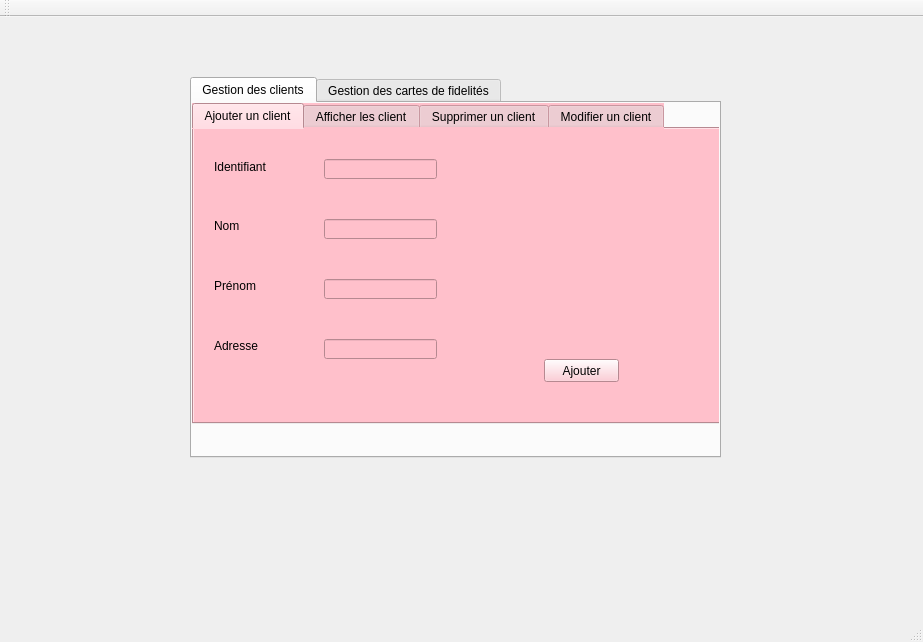
<?xml version="1.0" encoding="UTF-8"?>
<ui version="4.0">
 <class>Gestion_des_clients</class>
 <widget class="QMainWindow" name="Gestion_des_clients">
  <property name="geometry">
   <rect>
    <x>0</x>
    <y>0</y>
    <width>923</width>
    <height>642</height>
   </rect>
  </property>
  <property name="windowTitle">
   <string>Gestion_des_clients</string>
  </property>
  <widget class="QWidget" name="centralWidget">
   <widget class="QTabWidget" name="tabWidget_2">
    <property name="geometry">
     <rect>
      <x>190</x>
      <y>60</y>
      <width>531</width>
      <height>381</height>
     </rect>
    </property>
    <property name="currentIndex">
     <number>0</number>
    </property>
    <widget class="QWidget" name="tab_4">
     <attribute name="title">
      <string>Gestion des clients</string>
     </attribute>
     <widget class="QTabWidget" name="tabWidget">
      <property name="geometry">
       <rect>
        <x>0</x>
        <y>0</y>
        <width>531</width>
        <height>321</height>
       </rect>
      </property>
      <property name="autoFillBackground">
       <bool>false</bool>
      </property>
      <property name="styleSheet">
       <string notr="true">background-color:pink;</string>
      </property>
      <property name="currentIndex">
       <number>0</number>
      </property>
      <widget class="QWidget" name="tab">
       <attribute name="title">
        <string>Ajouter un client</string>
       </attribute>
       <widget class="QLabel" name="label">
        <property name="geometry">
         <rect>
          <x>20</x>
          <y>30</y>
          <width>61</width>
          <height>16</height>
         </rect>
        </property>
        <property name="text">
         <string>Identifiant</string>
        </property>
       </widget>
       <widget class="QLabel" name="label_2">
        <property name="geometry">
         <rect>
          <x>20</x>
          <y>90</y>
          <width>47</width>
          <height>13</height>
         </rect>
        </property>
        <property name="text">
         <string>Nom</string>
        </property>
       </widget>
       <widget class="QLabel" name="label_3">
        <property name="geometry">
         <rect>
          <x>20</x>
          <y>150</y>
          <width>47</width>
          <height>13</height>
         </rect>
        </property>
        <property name="text">
         <string>Prénom</string>
        </property>
       </widget>
       <widget class="QLineEdit" name="lineEdit_id">
        <property name="geometry">
         <rect>
          <x>130</x>
          <y>30</y>
          <width>113</width>
          <height>20</height>
         </rect>
        </property>
       </widget>
       <widget class="QLineEdit" name="lineEdit_nom">
        <property name="geometry">
         <rect>
          <x>130</x>
          <y>90</y>
          <width>113</width>
          <height>20</height>
         </rect>
        </property>
       </widget>
       <widget class="QLineEdit" name="lineEdit_prenom">
        <property name="geometry">
         <rect>
          <x>130</x>
          <y>150</y>
          <width>113</width>
          <height>20</height>
         </rect>
        </property>
       </widget>
       <widget class="QPushButton" name="pb_ajouter">
        <property name="geometry">
         <rect>
          <x>350</x>
          <y>230</y>
          <width>75</width>
          <height>23</height>
         </rect>
        </property>
        <property name="text">
         <string>Ajouter</string>
        </property>
       </widget>
       <widget class="QLabel" name="label_5">
        <property name="geometry">
         <rect>
          <x>20</x>
          <y>210</y>
          <width>47</width>
          <height>13</height>
         </rect>
        </property>
        <property name="text">
         <string>Adresse</string>
        </property>
       </widget>
       <widget class="QLineEdit" name="lineEdit_prenom_2">
        <property name="geometry">
         <rect>
          <x>130</x>
          <y>210</y>
          <width>113</width>
          <height>20</height>
         </rect>
        </property>
       </widget>
       <widget class="QLabel" name="label_8">
        <property name="geometry">
         <rect>
          <x>-20</x>
          <y>-80</y>
          <width>581</width>
          <height>471</height>
         </rect>
        </property>
        <property name="text">
         <string/>
        </property>
       </widget>
       <zorder>label_8</zorder>
       <zorder>lineEdit_prenom_2</zorder>
       <zorder>label</zorder>
       <zorder>label_3</zorder>
       <zorder>label_2</zorder>
       <zorder>pb_ajouter</zorder>
       <zorder>label_5</zorder>
       <zorder>lineEdit_prenom</zorder>
       <zorder>lineEdit_nom</zorder>
       <zorder>lineEdit_id</zorder>
      </widget>
      <widget class="QWidget" name="tab_2">
       <attribute name="title">
        <string>Afficher les client</string>
       </attribute>
       <widget class="QTableView" name="tabetudiant">
        <property name="geometry">
         <rect>
          <x>10</x>
          <y>10</y>
          <width>441</width>
          <height>211</height>
         </rect>
        </property>
       </widget>
       <widget class="QPushButton" name="Trier2">
        <property name="geometry">
         <rect>
          <x>20</x>
          <y>250</y>
          <width>93</width>
          <height>28</height>
         </rect>
        </property>
        <property name="styleSheet">
         <string notr="true">background-color: qconicalgradient(cx:0.5, cy:0.5, angle:0, stop:0 rgba(35, 40, 3, 255), stop:0.16 rgba(136, 106, 22, 255), stop:0.225 rgba(166, 140, 41, 255), stop:0.285 rgba(204, 181, 74, 255), stop:0.345 rgba(235, 219, 102, 255), stop:0.415 rgba(245, 236, 112, 255), stop:0.52 rgba(209, 190, 76, 255), stop:0.57 rgba(187, 156, 51, 255), stop:0.635 rgba(168, 142, 42, 255), stop:0.695 rgba(202, 174, 68, 255), stop:0.75 rgba(218, 202, 86, 255), stop:0.815 rgba(208, 187, 73, 255), stop:0.88 rgba(187, 156, 51, 255), stop:0.935 rgba(137, 108, 26, 255), stop:1 rgba(35, 40, 3, 255));</string>
        </property>
        <property name="text">
         <string>Trier</string>
        </property>
       </widget>
       <widget class="QLineEdit" name="lineEdit">
        <property name="geometry">
         <rect>
          <x>220</x>
          <y>250</y>
          <width>221</width>
          <height>22</height>
         </rect>
        </property>
       </widget>
      </widget>
      <widget class="QWidget" name="tab_3">
       <attribute name="title">
        <string>Supprimer un client</string>
       </attribute>
       <widget class="QLineEdit" name="lineEdit_id_2">
        <property name="geometry">
         <rect>
          <x>140</x>
          <y>30</y>
          <width>113</width>
          <height>20</height>
         </rect>
        </property>
       </widget>
       <widget class="QLabel" name="label_4">
        <property name="geometry">
         <rect>
          <x>20</x>
          <y>30</y>
          <width>61</width>
          <height>16</height>
         </rect>
        </property>
        <property name="text">
         <string>Identifiant</string>
        </property>
       </widget>
       <widget class="QPushButton" name="pb_supprimer">
        <property name="geometry">
         <rect>
          <x>240</x>
          <y>140</y>
          <width>75</width>
          <height>23</height>
         </rect>
        </property>
        <property name="styleSheet">
         <string notr="true">background-color: qconicalgradient(cx:0.5, cy:0.5, angle:0, stop:0 rgba(35, 40, 3, 255), stop:0.16 rgba(136, 106, 22, 255), stop:0.225 rgba(166, 140, 41, 255), stop:0.285 rgba(204, 181, 74, 255), stop:0.345 rgba(235, 219, 102, 255), stop:0.415 rgba(245, 236, 112, 255), stop:0.52 rgba(209, 190, 76, 255), stop:0.57 rgba(187, 156, 51, 255), stop:0.635 rgba(168, 142, 42, 255), stop:0.695 rgba(202, 174, 68, 255), stop:0.75 rgba(218, 202, 86, 255), stop:0.815 rgba(208, 187, 73, 255), stop:0.88 rgba(187, 156, 51, 255), stop:0.935 rgba(137, 108, 26, 255), stop:1 rgba(35, 40, 3, 255));</string>
        </property>
        <property name="text">
         <string>Supprimer</string>
        </property>
       </widget>
      </widget>
      <widget class="QWidget" name="tab_5">
       <attribute name="title">
        <string>Modifier un client</string>
       </attribute>
       <widget class="QLabel" name="label_9">
        <property name="geometry">
         <rect>
          <x>20</x>
          <y>150</y>
          <width>47</width>
          <height>13</height>
         </rect>
        </property>
        <property name="text">
         <string>Prénom</string>
        </property>
       </widget>
       <widget class="QLabel" name="label_10">
        <property name="geometry">
         <rect>
          <x>20</x>
          <y>30</y>
          <width>61</width>
          <height>16</height>
         </rect>
        </property>
        <property name="text">
         <string>Identifiant</string>
        </property>
       </widget>
       <widget class="QLabel" name="label_11">
        <property name="geometry">
         <rect>
          <x>20</x>
          <y>90</y>
          <width>47</width>
          <height>13</height>
         </rect>
        </property>
        <property name="text">
         <string>Nom</string>
        </property>
       </widget>
       <widget class="QLineEdit" name="lineEdit_id_3">
        <property name="geometry">
         <rect>
          <x>130</x>
          <y>30</y>
          <width>113</width>
          <height>20</height>
         </rect>
        </property>
       </widget>
       <widget class="QLineEdit" name="lineEdit_nom_2">
        <property name="geometry">
         <rect>
          <x>130</x>
          <y>90</y>
          <width>113</width>
          <height>20</height>
         </rect>
        </property>
       </widget>
       <widget class="QLineEdit" name="lineEdit_prenom_3">
        <property name="geometry">
         <rect>
          <x>130</x>
          <y>210</y>
          <width>113</width>
          <height>20</height>
         </rect>
        </property>
       </widget>
       <widget class="QPushButton" name="pb_modifier">
        <property name="geometry">
         <rect>
          <x>350</x>
          <y>230</y>
          <width>75</width>
          <height>23</height>
         </rect>
        </property>
        <property name="styleSheet">
         <string notr="true">background-color: qconicalgradient(cx:0.5, cy:0.5, angle:0, stop:0 rgba(35, 40, 3, 255), stop:0.16 rgba(136, 106, 22, 255), stop:0.225 rgba(166, 140, 41, 255), stop:0.285 rgba(204, 181, 74, 255), stop:0.345 rgba(235, 219, 102, 255), stop:0.415 rgba(245, 236, 112, 255), stop:0.52 rgba(209, 190, 76, 255), stop:0.57 rgba(187, 156, 51, 255), stop:0.635 rgba(168, 142, 42, 255), stop:0.695 rgba(202, 174, 68, 255), stop:0.75 rgba(218, 202, 86, 255), stop:0.815 rgba(208, 187, 73, 255), stop:0.88 rgba(187, 156, 51, 255), stop:0.935 rgba(137, 108, 26, 255), stop:1 rgba(35, 40, 3, 255));</string>
        </property>
        <property name="text">
         <string>Modifier</string>
        </property>
       </widget>
       <widget class="QLabel" name="label_12">
        <property name="geometry">
         <rect>
          <x>20</x>
          <y>210</y>
          <width>47</width>
          <height>13</height>
         </rect>
        </property>
        <property name="text">
         <string>Adresse</string>
        </property>
       </widget>
       <widget class="QLineEdit" name="lineEdit_prenom_4">
        <property name="geometry">
         <rect>
          <x>130</x>
          <y>150</y>
          <width>113</width>
          <height>20</height>
         </rect>
        </property>
       </widget>
      </widget>
     </widget>
     <widget class="QLabel" name="label_7">
      <property name="geometry">
       <rect>
        <x>-16</x>
        <y>-45</y>
        <width>581</width>
        <height>471</height>
       </rect>
      </property>
      <property name="text">
       <string/>
      </property>
     </widget>
     <zorder>label_7</zorder>
     <zorder>tabWidget</zorder>
    </widget>
    <widget class="QWidget" name="tab_6">
     <attribute name="title">
      <string>Gestion des cartes de fidelités</string>
     </attribute>
     <widget class="QTabWidget" name="tabWidget_3">
      <property name="geometry">
       <rect>
        <x>0</x>
        <y>10</y>
        <width>751</width>
        <height>311</height>
       </rect>
      </property>
      <property name="autoFillBackground">
       <bool>false</bool>
      </property>
      <property name="styleSheet">
       <string notr="true">background-color:pink;</string>
      </property>
      <property name="currentIndex">
       <number>3</number>
      </property>
      <widget class="QWidget" name="tab_7">
       <attribute name="title">
        <string>Ajouter une carte</string>
       </attribute>
       <widget class="QLabel" name="label_13">
        <property name="geometry">
         <rect>
          <x>20</x>
          <y>30</y>
          <width>61</width>
          <height>16</height>
         </rect>
        </property>
        <property name="text">
         <string>Identifiant</string>
        </property>
       </widget>
       <widget class="QLabel" name="label_14">
        <property name="geometry">
         <rect>
          <x>30</x>
          <y>80</y>
          <width>47</width>
          <height>13</height>
         </rect>
        </property>
        <property name="text">
         <string>Nom</string>
        </property>
       </widget>
       <widget class="QLineEdit" name="lineEdit_id_4">
        <property name="geometry">
         <rect>
          <x>130</x>
          <y>30</y>
          <width>113</width>
          <height>20</height>
         </rect>
        </property>
       </widget>
       <widget class="QLineEdit" name="lineEdit_nomFidA">
        <property name="geometry">
         <rect>
          <x>130</x>
          <y>80</y>
          <width>113</width>
          <height>20</height>
         </rect>
        </property>
       </widget>
       <widget class="QPushButton" name="pb_ajouter_2">
        <property name="geometry">
         <rect>
          <x>350</x>
          <y>212</y>
          <width>75</width>
          <height>41</height>
         </rect>
        </property>
        <property name="styleSheet">
         <string notr="true">background-color: qconicalgradient(cx:0.5, cy:0.5, angle:0, stop:0 rgba(35, 40, 3, 255), stop:0.16 rgba(136, 106, 22, 255), stop:0.225 rgba(166, 140, 41, 255), stop:0.285 rgba(204, 181, 74, 255), stop:0.345 rgba(235, 219, 102, 255), stop:0.415 rgba(245, 236, 112, 255), stop:0.52 rgba(209, 190, 76, 255), stop:0.57 rgba(187, 156, 51, 255), stop:0.635 rgba(168, 142, 42, 255), stop:0.695 rgba(202, 174, 68, 255), stop:0.75 rgba(218, 202, 86, 255), stop:0.815 rgba(208, 187, 73, 255), stop:0.88 rgba(187, 156, 51, 255), stop:0.935 rgba(137, 108, 26, 255), stop:1 rgba(35, 40, 3, 255));</string>
        </property>
        <property name="text">
         <string>Ajouter</string>
        </property>
       </widget>
       <widget class="QLabel" name="label_19">
        <property name="geometry">
         <rect>
          <x>10</x>
          <y>130</y>
          <width>111</width>
          <height>16</height>
         </rect>
        </property>
        <property name="text">
         <string>Nombre de points</string>
        </property>
       </widget>
       <widget class="QLabel" name="label_20">
        <property name="geometry">
         <rect>
          <x>20</x>
          <y>30</y>
          <width>61</width>
          <height>16</height>
         </rect>
        </property>
        <property name="text">
         <string>Identifiant</string>
        </property>
       </widget>
       <widget class="QLineEdit" name="lineEdit_idFidA">
        <property name="geometry">
         <rect>
          <x>130</x>
          <y>30</y>
          <width>113</width>
          <height>20</height>
         </rect>
        </property>
       </widget>
       <widget class="QLineEdit" name="lineEdit_dateDFidA">
        <property name="geometry">
         <rect>
          <x>130</x>
          <y>170</y>
          <width>113</width>
          <height>20</height>
         </rect>
        </property>
       </widget>
       <widget class="QLineEdit" name="lineEdit_dateEFidA">
        <property name="geometry">
         <rect>
          <x>130</x>
          <y>220</y>
          <width>113</width>
          <height>20</height>
         </rect>
        </property>
       </widget>
       <widget class="QLabel" name="label_22">
        <property name="geometry">
         <rect>
          <x>10</x>
          <y>170</y>
          <width>91</width>
          <height>20</height>
         </rect>
        </property>
        <property name="text">
         <string>Date debut</string>
        </property>
       </widget>
       <widget class="QLineEdit" name="lineEdit_nombreFidA">
        <property name="geometry">
         <rect>
          <x>130</x>
          <y>130</y>
          <width>113</width>
          <height>20</height>
         </rect>
        </property>
       </widget>
       <widget class="QLabel" name="label_23">
        <property name="geometry">
         <rect>
          <x>10</x>
          <y>220</y>
          <width>91</width>
          <height>16</height>
         </rect>
        </property>
        <property name="text">
         <string>Date Expiration</string>
        </property>
       </widget>
      </widget>
      <widget class="QWidget" name="tab_8">
       <attribute name="title">
        <string>Afficher les cartes</string>
       </attribute>
       <widget class="QTableView" name="tabetudiant_2">
        <property name="geometry">
         <rect>
          <x>10</x>
          <y>10</y>
          <width>441</width>
          <height>341</height>
         </rect>
        </property>
       </widget>
       <widget class="QPushButton" name="Trier">
        <property name="geometry">
         <rect>
          <x>20</x>
          <y>250</y>
          <width>93</width>
          <height>28</height>
         </rect>
        </property>
        <property name="styleSheet">
         <string notr="true">background-color: qconicalgradient(cx:0.5, cy:0.5, angle:0, stop:0 rgba(35, 40, 3, 255), stop:0.16 rgba(136, 106, 22, 255), stop:0.225 rgba(166, 140, 41, 255), stop:0.285 rgba(204, 181, 74, 255), stop:0.345 rgba(235, 219, 102, 255), stop:0.415 rgba(245, 236, 112, 255), stop:0.52 rgba(209, 190, 76, 255), stop:0.57 rgba(187, 156, 51, 255), stop:0.635 rgba(168, 142, 42, 255), stop:0.695 rgba(202, 174, 68, 255), stop:0.75 rgba(218, 202, 86, 255), stop:0.815 rgba(208, 187, 73, 255), stop:0.88 rgba(187, 156, 51, 255), stop:0.935 rgba(137, 108, 26, 255), stop:1 rgba(35, 40, 3, 255));</string>
        </property>
        <property name="text">
         <string>Trier</string>
        </property>
       </widget>
      </widget>
      <widget class="QWidget" name="tab_9">
       <attribute name="title">
        <string>Supprimer une carte</string>
       </attribute>
       <widget class="QLineEdit" name="lineEdit_id_5">
        <property name="geometry">
         <rect>
          <x>140</x>
          <y>30</y>
          <width>113</width>
          <height>20</height>
         </rect>
        </property>
       </widget>
       <widget class="QLabel" name="label_18">
        <property name="geometry">
         <rect>
          <x>20</x>
          <y>30</y>
          <width>61</width>
          <height>16</height>
         </rect>
        </property>
        <property name="text">
         <string>Identifiant</string>
        </property>
       </widget>
       <widget class="QPushButton" name="pb_supprimer_2">
        <property name="geometry">
         <rect>
          <x>240</x>
          <y>140</y>
          <width>75</width>
          <height>23</height>
         </rect>
        </property>
        <property name="styleSheet">
         <string notr="true">background-color: qconicalgradient(cx:0.5, cy:0.5, angle:0, stop:0 rgba(35, 40, 3, 255), stop:0.16 rgba(136, 106, 22, 255), stop:0.225 rgba(166, 140, 41, 255), stop:0.285 rgba(204, 181, 74, 255), stop:0.345 rgba(235, 219, 102, 255), stop:0.415 rgba(245, 236, 112, 255), stop:0.52 rgba(209, 190, 76, 255), stop:0.57 rgba(187, 156, 51, 255), stop:0.635 rgba(168, 142, 42, 255), stop:0.695 rgba(202, 174, 68, 255), stop:0.75 rgba(218, 202, 86, 255), stop:0.815 rgba(208, 187, 73, 255), stop:0.88 rgba(187, 156, 51, 255), stop:0.935 rgba(137, 108, 26, 255), stop:1 rgba(35, 40, 3, 255));</string>
        </property>
        <property name="text">
         <string>Supprimer</string>
        </property>
       </widget>
      </widget>
      <widget class="QWidget" name="tab_10">
       <attribute name="title">
        <string>Modifier une carte</string>
       </attribute>
       <widget class="QPushButton" name="pb_modifier_2">
        <property name="geometry">
         <rect>
          <x>350</x>
          <y>230</y>
          <width>75</width>
          <height>23</height>
         </rect>
        </property>
        <property name="styleSheet">
         <string notr="true">background-color: qconicalgradient(cx:0.5, cy:0.5, angle:0, stop:0 rgba(35, 40, 3, 255), stop:0.16 rgba(136, 106, 22, 255), stop:0.225 rgba(166, 140, 41, 255), stop:0.285 rgba(204, 181, 74, 255), stop:0.345 rgba(235, 219, 102, 255), stop:0.415 rgba(245, 236, 112, 255), stop:0.52 rgba(209, 190, 76, 255), stop:0.57 rgba(187, 156, 51, 255), stop:0.635 rgba(168, 142, 42, 255), stop:0.695 rgba(202, 174, 68, 255), stop:0.75 rgba(218, 202, 86, 255), stop:0.815 rgba(208, 187, 73, 255), stop:0.88 rgba(187, 156, 51, 255), stop:0.935 rgba(137, 108, 26, 255), stop:1 rgba(35, 40, 3, 255));</string>
        </property>
        <property name="text">
         <string>Modifier</string>
        </property>
       </widget>
       <widget class="QLabel" name="label_24">
        <property name="geometry">
         <rect>
          <x>30</x>
          <y>110</y>
          <width>111</width>
          <height>16</height>
         </rect>
        </property>
        <property name="text">
         <string>Nombre de points</string>
        </property>
       </widget>
       <widget class="QLabel" name="label_25">
        <property name="geometry">
         <rect>
          <x>30</x>
          <y>30</y>
          <width>61</width>
          <height>16</height>
         </rect>
        </property>
        <property name="text">
         <string>Identifiant</string>
        </property>
       </widget>
       <widget class="QLabel" name="label_26">
        <property name="geometry">
         <rect>
          <x>30</x>
          <y>70</y>
          <width>47</width>
          <height>13</height>
         </rect>
        </property>
        <property name="text">
         <string>Nom</string>
        </property>
       </widget>
       <widget class="QLineEdit" name="lineEdit_idFidA_2">
        <property name="geometry">
         <rect>
          <x>140</x>
          <y>30</y>
          <width>113</width>
          <height>20</height>
         </rect>
        </property>
       </widget>
       <widget class="QLineEdit" name="lineEdit_nomFidA_2">
        <property name="geometry">
         <rect>
          <x>140</x>
          <y>70</y>
          <width>113</width>
          <height>20</height>
         </rect>
        </property>
       </widget>
       <widget class="QLineEdit" name="lineEdit_dateDFidA_2">
        <property name="geometry">
         <rect>
          <x>140</x>
          <y>150</y>
          <width>113</width>
          <height>20</height>
         </rect>
        </property>
       </widget>
       <widget class="QLineEdit" name="lineEdit_dateEFid_2">
        <property name="geometry">
         <rect>
          <x>140</x>
          <y>190</y>
          <width>113</width>
          <height>20</height>
         </rect>
        </property>
       </widget>
       <widget class="QLabel" name="label_27">
        <property name="geometry">
         <rect>
          <x>30</x>
          <y>150</y>
          <width>91</width>
          <height>16</height>
         </rect>
        </property>
        <property name="text">
         <string>Date debut</string>
        </property>
       </widget>
       <widget class="QLineEdit" name="lineEdit_nombreFidA_2">
        <property name="geometry">
         <rect>
          <x>140</x>
          <y>110</y>
          <width>113</width>
          <height>20</height>
         </rect>
        </property>
       </widget>
       <widget class="QLabel" name="label_28">
        <property name="geometry">
         <rect>
          <x>30</x>
          <y>190</y>
          <width>91</width>
          <height>16</height>
         </rect>
        </property>
        <property name="text">
         <string>Date Expiration</string>
        </property>
       </widget>
      </widget>
     </widget>
    </widget>
   </widget>
  </widget>
  <widget class="QMenuBar" name="menuBar">
   <property name="geometry">
    <rect>
     <x>0</x>
     <y>0</y>
     <width>923</width>
     <height>21</height>
    </rect>
   </property>
  </widget>
  <widget class="QToolBar" name="mainToolBar">
   <attribute name="toolBarArea">
    <enum>TopToolBarArea</enum>
   </attribute>
   <attribute name="toolBarBreak">
    <bool>false</bool>
   </attribute>
  </widget>
  <widget class="QStatusBar" name="statusBar"/>
 </widget>
 <layoutdefault spacing="6" margin="11"/>
 <resources/>
 <connections/>
</ui>
